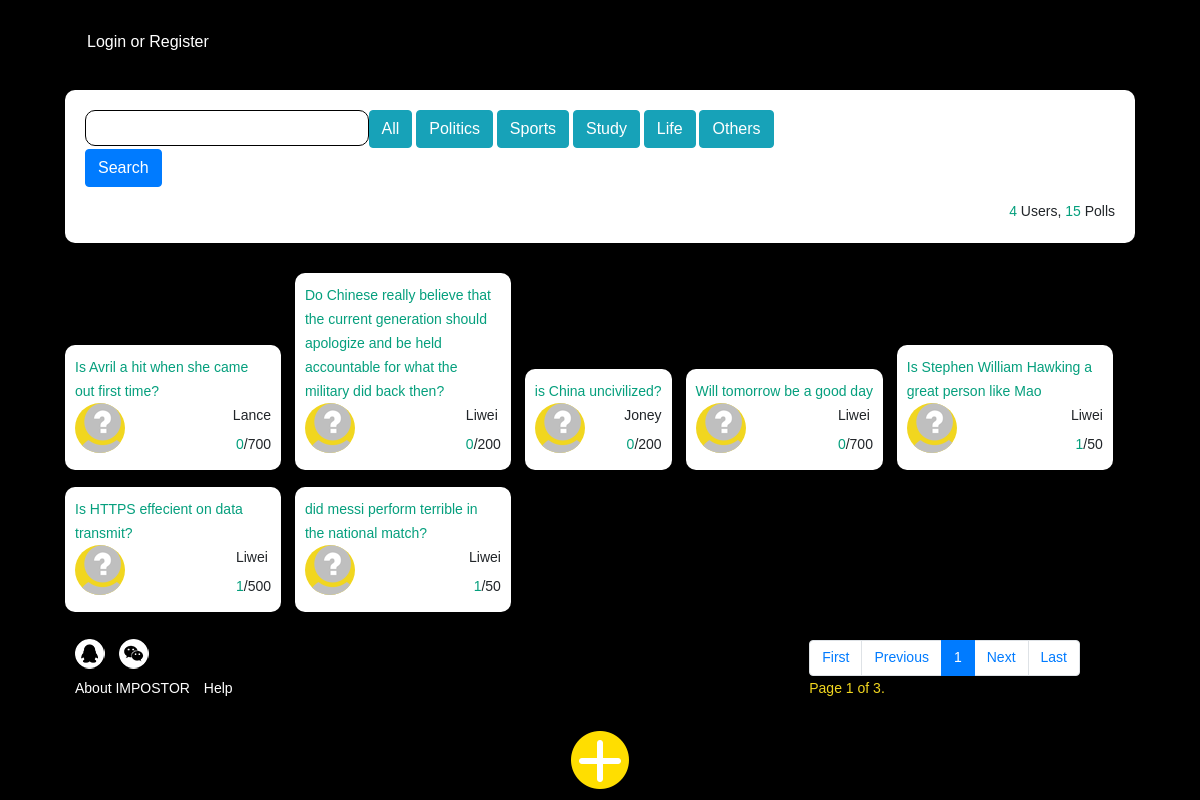
Screenshot of /poll/ with the database file from the repository.
### poll/models.py (models this page shows, shortened)
class Question(models.Model):
    question_text = models.CharField(max_length=100)
    pub_date = models.DateTimeField('data published')
    topic = models.CharField(max_length=20, default="other")
    limit_of_voters = models.IntegerField(default=0)
    launcher = models.CharField(max_length=20, default="Liwei")
    def number_of_votes(self):
        amount = len(self.reason_set.all())
        return amount
    def was_published_recently(self):
        return self.pub_date >= timezone.now() - datetime.timedelta(days=1)
    was_published_recently.short_description = 'Published recently?'

class Reason(models.Model):
    question = models.ForeignKey(Question, on_delete=models.CASCADE)
    reason_text = models.CharField(max_length=400, default="None")
    choice = models.CharField(max_length=100)

### poll/views.py (the view)
def index(request):
    question_list = Question.objects.order_by('-pub_date')
    question_pages = Paginator(question_list, 7)
    page = request.GET.get('page', '1')
    polls = question_pages.page(page)
    next_page = 1
    previous_page = 1
    if polls.has_next():
        next_page = polls.next_page_number()
    if polls.has_previous():
        previous_page = polls.previous_page_number()
    poll_number = len(Question.objects.all())
    user_number = len(User.objects.all())
    context = {
        'poll_number'  : poll_number,
        'user_number': user_number,
        'previous_page'    : previous_page,
        'next_page'    : next_page,
        'first_page'    : 1,
        'last_page'    : question_pages.num_pages,
        'polls'        : polls,
    }
    return render(request, 'poll/index.html', context)

### poll/templates/poll/index.html (shortened to what this page needs)
<!DOCTYPE html>
<html>
	<head>
        <link rel="stylesheet" href="https://maxcdn.bootstrapcdn.com/bootstrap/4.0.0/css/bootstrap.min.css">
        <link rel="stylesheet" href="../../static/poll/css/style.css">
        <link rel="stylesheet" href="../../static/poll/css/iconfont.css">
	</head>
	<body>
	<div class=" container">
		 <div class="header">
	         <div class="user-info">
	             {% if request.session.is_login %}
	         	  <div class="user-pic"> <a href="{% url 'login:personal_info' %}"><img class="img-responsive img-circle" src="../../static/poll/image/userpic.png" alt="头像不在了"></a></div>
	         	  <div class="user-name"><a href="personal_Info.html">{{ request.session.user_name }}</a></div>
	         	  <div class="logout"> <a href="{% url 'login:logout' %}">Logout</a></div>
                 {% else %}
                     <div class="logout"> <a href= "{% url 'poll:login' %}">Login or Register</a></div>
                 {% endif %}
	         </div>
		 </div>
		 <div class="search">
		 	 <div class="box2">
		 	 <div class="">
                 <form class="example" action="{% url 'poll:search'%}" method="post" style="margin:auto;max-width:80%; float: left">
                 <input id="search" onclick="$(this).select();" value="" type="text" placeholder="Search.." name="keywords" style="margin-bottom: 1%">
                     <button type="submit" class="btn btn-primary"> Search </button>
                 </form>
                     <a href="{% url 'poll:index' %}" class="btn btn-info" role="button">All</a>
                     <a href="{% url 'poll:category' "Politics" %}" class="btn btn-info" role="button">Politics</a>
                     <a href="{% url 'poll:category' "Sports" %}" class="btn btn-info" role="button">Sports</a>
                     <a href="{% url 'poll:category' "Study" %}" class="btn btn-info" role="button">Study</a>
                     <a href="{% url 'poll:category' "Life" %}" class="btn btn-info" role="button">Life</a>
                     <a href="{% url 'poll:category' "Others" %}" class="btn btn-info" role="button">Others</a>
             </div>
		 	 <div class="table">
		 	 	 <div class="roomcondition">
		 	 	 	     <span class="roomnum">{{ user_number }} </span>Users,
		 	 	 	     <span class="usernum"> {{ poll_number }} </span>Polls
		 	 	 </div>
             </div>
             </div>
         </div>
         <div class="room-box">
         {% if polls %}
             {% for question in polls %}
		 	 <div class="rooms">
		 	 	<div class="roomnames" style="color: #059F7D;"><a href="{% url 'poll:detail' question.id %}">{{ question.question_text }}</a></div>
		 	 	<div class="info">
		 	 		<div class="user-pic"><img class="img-responsive img-circle	" src="../../static/poll/image/userpic.png" alt="头像不在了"></div>
		 	 	<div class="otherinfo float-right">
		 	 		<div class="user-name ">{{ question.launcher }}</div>
		 	 		<div class="roomnums float-right"><span class="inline" style="color: #059F7D;">{{ question.number_of_votes }}</span>/<span class="total">{{ question.limit_of_voters }}</span></div>
		 	 	</div>
		 	 	</div>
		 	 </div>
             {% endfor %}
             {% else %}
             <p>No polls are available.</p>
         {% endif%}
         </div>
         <div style="position: absolute; top:80%; right:10%">
             <ul class="pagination">
                 <li class="page-item"><a class="page-link" href="?page={{ first_page }}">First</a></li>
                 <li class="page-item"><a class="page-link" href="?page={{ previous_page }}">Previous</a></li>
                 <li class="page-item active"><a class="page-link" href="?page={{ polls.number }}">{{ polls.number }}</a></li>
                 <li class="page-item"><a class="page-link" href="?page={{ next_page }}">Next</a></li>
                 <li class="page-item"><a class="page-link" href="?page={{ last_page }}">Last</a></li>
             </ul>
             <span class="current">
                 <p style="color: #f1d61f">Page {{ polls.number }} of {{ polls.paginator.num_pages }}.</p>
             </span>
         </div>
		 <div class="foot">
		 	<ul class="share">
		 		<li><a href=""><div class="item1"></div></a></li>
		 		<li><a href=""><div class="item2"></div></a></li>
		 	</ul>
		 	<ul class="about">
		 		 <li><a href="">About IMPOSTOR</a></li>
		 		 <li><a href="">Help</a></li>
		 	</ul>
		 </div>
	</div>
    <a href= {% url 'poll:launch' %}><div class="setroom"></div></a>
	</body>
</html>

### static/poll/css/style.css (style rules this page uses)
body, div, ul, ol, li, p, i, em, h1, h2, h3, h4, a, strong, span, img, form, input, textarea, button { padding: 0; margin:0; }
body { font-family:"Microsoft YaHei", "Simsun", Tahoma, Arial,"Helvetica Neue","Hiragino Sans GB", "sans-self"; font-size: 14px; line-height: 24px; background-color: black; }
input, textarea { outline: none; }
li { list-style: none; }
a { text-decoration: none; color: inherit; }
img { border: 0; }
li, div, ul { *zoom:1; }
li:after, div:after, ul:after { content: ''; display: table; clear: both; }
.container { margin: 0 auto; max-width: 1100px; }
.header { position: relative; width: 100%; }
.user-info { position: relative; float: left; margin: 20px 25px 0px 0; height: 70px; }
.user-info>div { display: block; font-size: 16px; cursor:pointer; }
.user-info>.logout { min-width: 100px; color: #fff; padding-left: 22px; white-space: nowrap; overflow: hidden; margin-top: 10px; }
.search { position: relative; width: 100%; background: #fff; border-radius: 10px; }
.search>.box2 { position: relative; width: 100%; padding:20px; }
#search { width: 100%; border-radius: 10px; border: 1px solid black; padding: 5px 10px ; transition: 0.4s; }
.table { position: relative; margin-top: 12px; margin-bottom: 0; }
.table>div { display: inline-block; }
.roomcondition { float: right; }
.roomcondition>.roomnum,.usernum { color: #059f7d; }
.setroom { position: fixed; bottom:7px; left: 50%; margin-left: -32px; display:block; background: url(../image/plus.png); width: 65px; height: 65px; transform: rotate(0deg); transition: 0.6s; cursor: pointer; }
.foot { position: relative; width: 100%; margin-top: 20px; }
.foot>ul>li { display: inline-block; margin-left: 10px; }
.item1 { background: url(../image/qq.png); width: 30px; height: 30px; }
.item2 { background: url(../image/wechat.png); width: 30px; height: 30px; }
.foot>.about>li>a { color: #fff; }
.room-box { position: relative; margin-top: 20px; overflow: hidden; }
.room-box>div { display: inline-block; margin:10px 10px 0 0px; position: relative; padding: 10px; background: #fff; border-radius: 10px; max-width: 216px; overflow: hidden; }
.info>div { position: relative; display: inline-block; }
.info>.user-pic { height: 50px; width: 50px; border-radius: 50%; background: #F1D61F; overflow: hidden; }
.roomnums { margin-top: 5px; }
.float-right { float:right; }

### rows the page displays
Question: question_text "Is Avril a hit when she came out first time?", launcher "Lance", number_of_votes "0", limit_of_voters "700"
Question: question_text "Do Chinese really believe that the current generation should apologize and be held accountable for what the military did back then?", launcher "Liwei", number_of_votes "0", limit_of_voters "200"
Question: question_text "is China uncivilized?", launcher "Joney", number_of_votes "0", limit_of_voters "200"
Question: question_text "Will tomorrow be a good day", launcher "Liwei", number_of_votes "0", limit_of_voters "700"
Question: question_text "Is Stephen William Hawking a great person like Mao", launcher "Liwei", number_of_votes "1", limit_of_voters "50"
Question: question_text "Is HTTPS effecient on data transmit?", launcher "Liwei", number_of_votes "1", limit_of_voters "500"
Question: question_text "did messi perform terrible in the national match?", launcher "Liwei", number_of_votes "1", limit_of_voters "50"

### other values shown
{{ user_number }} "4"
{{ poll_number }} "15"
{{ polls.number }} "1"
{{ polls.paginator.num_pages }} "3"
